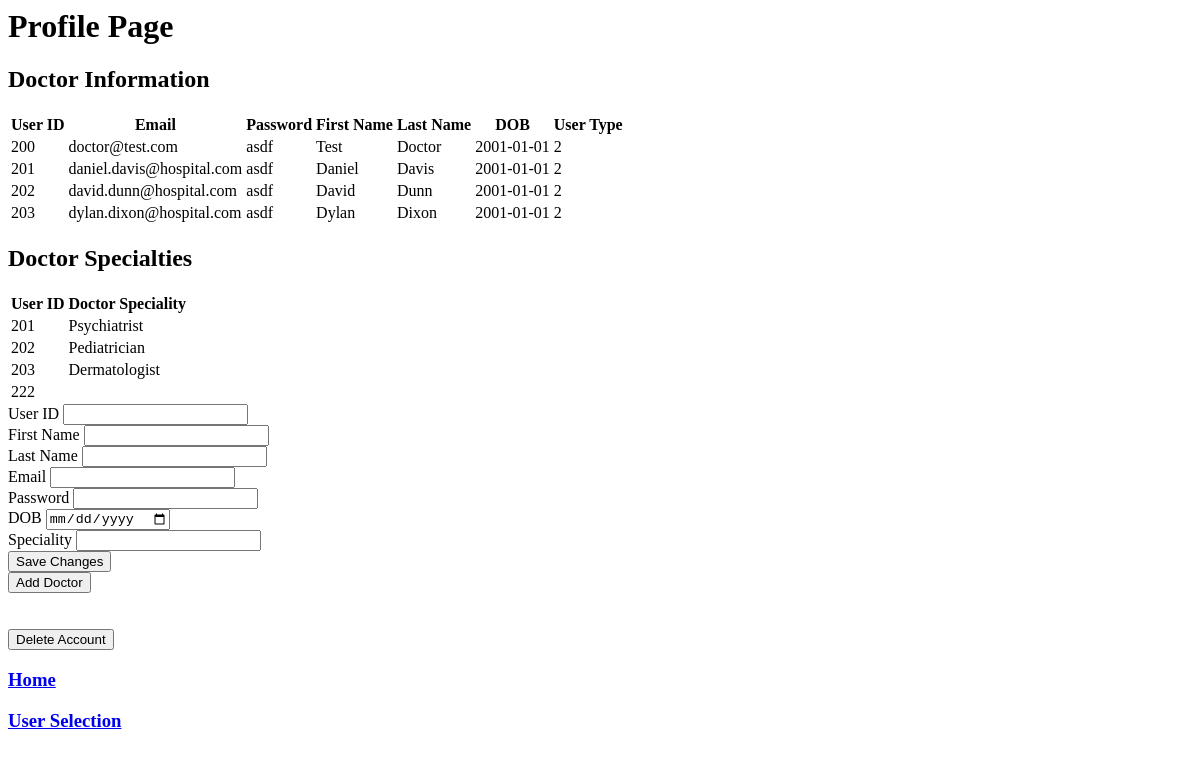
The app's page /php/admin_doctor_profile.php, older data.
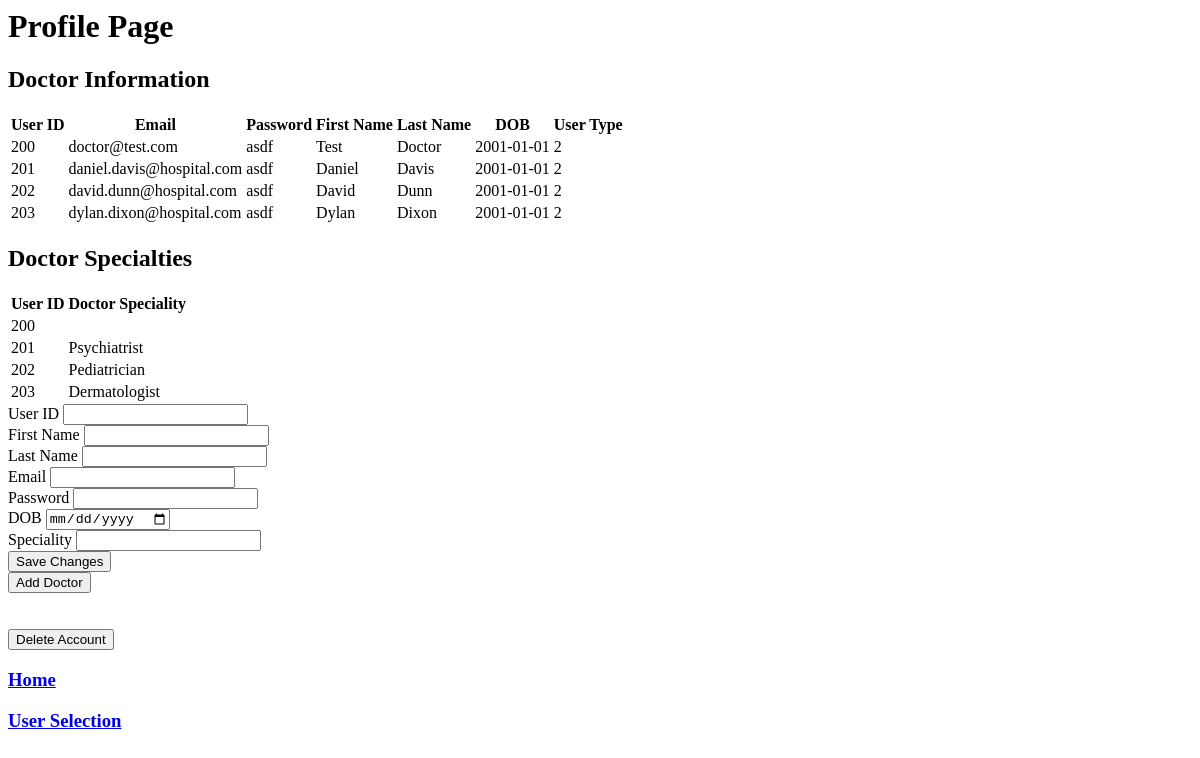
The same page, newer data.
### tables this page shows
CREATE TABLE `user` (
  `User_ID` int(10) NOT NULL,
  `User_Email` varchar(255) NOT NULL,
  `User_Password` varchar(255) NOT NULL,
  `User_FName` varchar(255) NOT NULL,
  `User_LName` varchar(255) NOT NULL,
  `User_DOB` date NOT NULL,
  `User_Type` int(1) NOT NULL
);

CREATE TABLE `doctor` (
  `User_ID` int(10) NOT NULL,
  `Doctor_Speciality` varchar(255) DEFAULT NULL
);

### php/admin_doctor_profile.php (the view, shortened to what this page needs)
<html>
<head>
</head>
<body>
<h1>Profile Page</h1>
<h2>Doctor Information</h2>
    <?php
        require_once('db_conn.php');
        $sql5 = "SELECT * FROM `user` WHERE User_Type = '2'";
        $result5 = mysqli_query($conn, $sql5);
        if ($result5->num_rows > 0) {
            echo "<table>";
            echo "<tr><th>User ID</th><th>Email</th><th>Password</th><th>First Name</th><th>Last Name</th><th>DOB</th><th>User Type</th></tr>";
            while($row = $result5->fetch_assoc()) {
                echo "<tr>";
                echo "<td>" . $row["User_ID"] . "</td>";
                echo "<td>" . $row["User_Email"] . "</td>";
                echo "<td>" . $row["User_Password"] . "</td>";
                echo "<td>" . $row["User_FName"] . "</td>";
                echo "<td>" . $row["User_LName"] . "</td>";
                echo "<td>" . $row["User_DOB"] . "</td>";
                echo "<td>" . $row["User_Type"] . "</td>";
                echo "</tr>";
            }
            echo "</table>";
        } else {
            echo "There are no doctors";
        }
    ?>
    <h2>Doctor Specialties</h2>
        <?php
            require_once('db_conn.php');
            $sql6 = "SELECT * FROM `doctor`";
            $result6 = mysqli_query($conn, $sql6);
            if ($result6->num_rows > 0) {
                echo "<table>";
                echo "<tr><th>User ID</th><th>Doctor Speciality</th></tr>";
                while($row = $result6->fetch_assoc()) {
                    echo "<tr>";
                    echo "<td>" . $row["User_ID"] . "</td>";
                    echo "<td>" . $row["Doctor_Speciality"] . "</td>";
                    echo "</tr>";
                }
                echo "</table>";
            } else {
                echo "There are no doctors";
            }
        ?>
    <form method="post" action="<?php echo $_SERVER['PHP_SELF']; ?>">
        <div>
            <label for="doctorID">User ID</label>
            <input type="text" name="doctorID">
        </div>
        <div>
            <label for="fnameDoctorUpdate">First Name</label>
            <input type="text" name="fnameDoctorUpdate">
        </div>
        <div>
            <label for="lnameDoctorUpdate">Last Name</label>
            <input type="text" name="lnameDoctorUpdate">
        </div>
        <div>
            <label for="emailDoctorUpdate">Email</label>
            <input type="email" name="emailDoctorUpdate">
        </div>
        <div>
            <label for="passwordDoctorUpdate">Password</label>
            <input type="text" name="passwordDoctorUpdate">
        </div>
        <div>
            <label for="dobDoctorUpdate">DOB</label>
            <input type="date" name="dobDoctorUpdate">
        </div>
        <div>
            <label for="specialityDoctorUpdate">Speciality</label>
            <input type="text" name="specialityDoctorUpdate">
        </div>
        <div>
            <input type="submit" name="submit" value="Save Changes">
        </div>
        <div>
            <input type="submit" name="add" value="Add Doctor">
        </div>
        <br></br>
        <div>
            <input type="submit" name="delete" value="Delete Account">
        </div>
    </form>
    <h3><a href="admin_home.php">Home</a></h3>
    <h3><a href="admin_profile.php">User Selection</a></h3>
</body>
</html>

Row changes from the older to the newer data that the page shows:
removed doctor: User_ID "222"
added doctor: User_ID "200"
